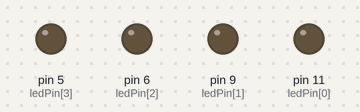
This sketch was run on a simulated Arduino Uno, built with avr-gcc and run on an emulated ATmega328P. Parts: output pins drawn as LEDs (lit = HIGH). Pins used as bus, display or sensor lines are not drawn.

Above: at 1.25 s.
At 2.3 s:
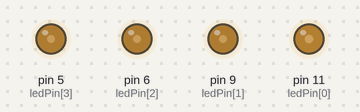
At 2.85 s:
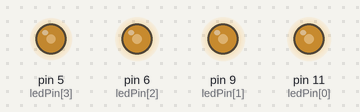
At 4.5 s:
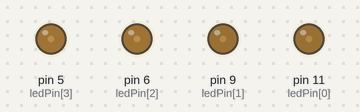
Timing chart, 0 to 10.0 s (numbered marks = the images above):
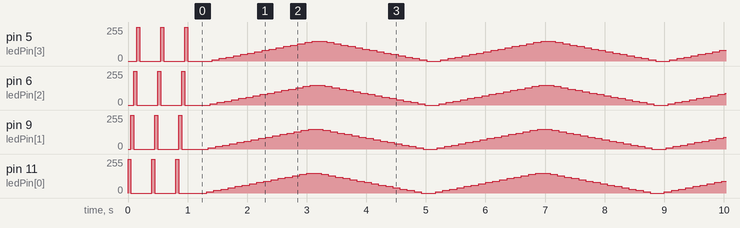

The sketch:

infinitiglove.ino
```cpp
int ledPin[] ={11,9,6,5};

int currentStatus = 4;


bool sensingMode = false;

void setup() {

  Serial.begin(57600);
  ledBegining();

 /*
  if(sensingMode) {
    pinMode(blinkPin,OUTPUT);         // pin that will blink to your heartbeat!
    pinMode(fadePin,OUTPUT);          // pin that will fade to your heartbeat!
    //interruptSetup();                 // sets up to read Pulse Sensor signal every 2mS
  }
  */
}

void loop() {
/*
 if(sensingMode){
    if (QS == true) {
        fadeRate = 255;
        Serial.print("BPM : ");
        Serial.println(BPM);
        QS = false;
    }

    ledFadeToBeat();
    delay(20);
  }
*/
//  // put your main code here, to run repeatedly:
//  if(Serial.available()){
//    currentStatus = Serial.parseInt();
//  }

  ledAnimation(currentStatus);

}

void ledAnimation(int statusNum){

  clearLed();

  for (int fadeValue = 0 ; fadeValue <= 150; fadeValue += 10) {
  // sets the value (range from 0 to 255):
    for(int i = 0; i < statusNum ; i++){
      analogWrite(ledPin[i], fadeValue);
      delay(30);
//      Serial.print("go up: ");
//      Serial.println(fadeValue);
    }
  }
  for (int fadeValue = 150 ; fadeValue >= 0; fadeValue -= 10) {
  // sets the value (range from 0 to 255):
    for(int i = 0; i < statusNum ; i++){
      analogWrite(ledPin[i], fadeValue);
      delay(30);
//      Serial.print("go down: ");
//      Serial.println(fadeValue);
    }
  }
}

void clearLed(){
  for(int i = 0; i < sizeof(ledPin) ; i++){
       analogWrite(ledPin[i], 0);
  }
}

void ledBegining(){
  for(int i = 0; i < sizeof(ledPin) ; i++){
       analogWrite(ledPin[i], 255);
       delay(50);
       analogWrite(ledPin[i], 0);
  }
  for(int i = 0; i < sizeof(ledPin) ; i++){
       analogWrite(ledPin[i], 255);
       delay(50);
       analogWrite(ledPin[i], 0);
  }
    for(int i = 0; i < sizeof(ledPin) ; i++){
       analogWrite(ledPin[i], 255);
       delay(50);
       analogWrite(ledPin[i], 0);
  }
}
```
